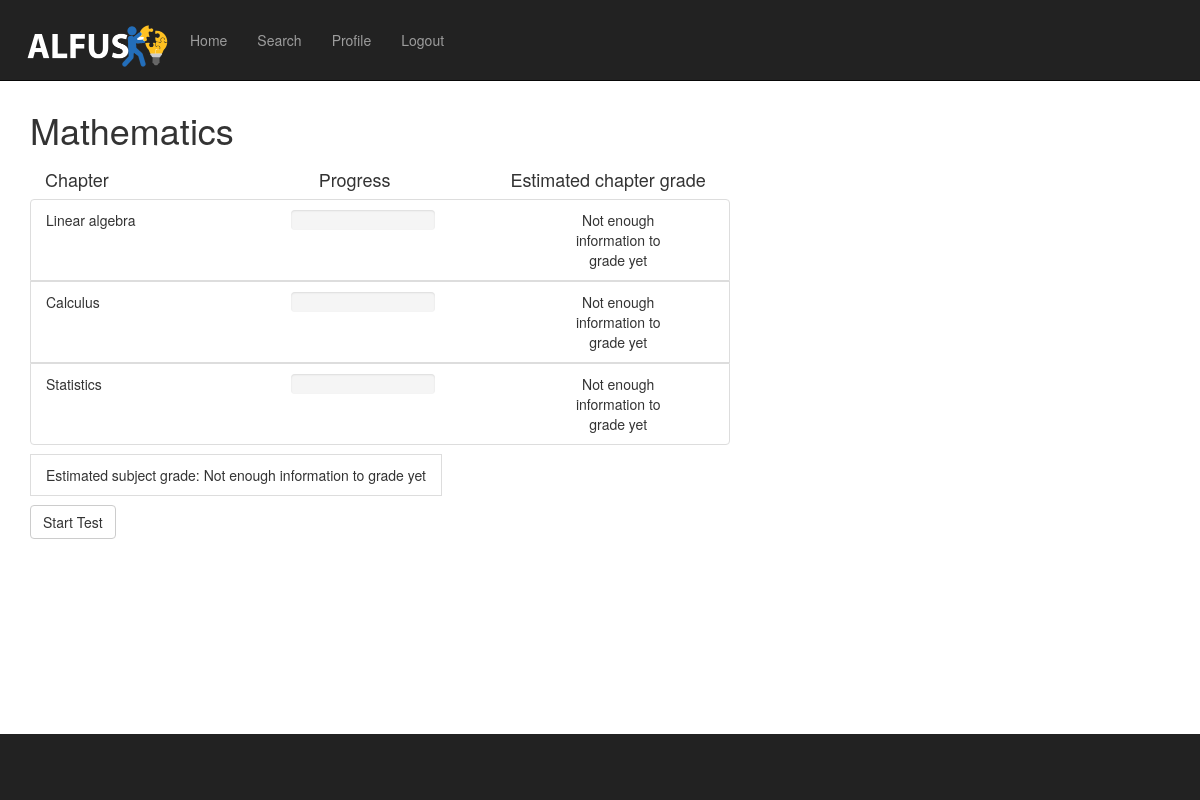
Screenshot of /questions/1/ (signed in) with the database file from the repository.
### questions/models.py (models this page shows)
class Subject(models.Model):
    name = models.CharField(max_length=200)
    def __str__(self):
        return self.name

class Chapter(models.Model):
    name = models.CharField(max_length=200)
    description = models.TextField(max_length=1000, blank=True, default='')
    part_of = models.ForeignKey(Subject)
    def __str__(self):
        return self.name

### questions/views.py (the view)
# urls.py: url(r'^(?P<subject_id>\d+)/$', views.index_questions, name='index_questions'),
@login_required(login_url="/login/")
def index_questions(request, subject_id):
    question_list = Question.objects.filter(chapter__part_of_id=subject_id)
    subject_name = Subject.objects.get(pk=subject_id)
    question_dict = defaultdict(list)
    for question in question_list:
        question_dict[question.chapter_id].append((question.id, question.difficulty))
    request.session['question_dict'] = question_dict
    next_question_id = get_next_question(request, subject_id)
    questions_chapter = {}
    questions_chapter_answered = {}
    questions_in_subject = {}
    questions_in_subject_answered = {}
    current_user = request.user
    questions_by_user = hasAnswered.objects.all().filter(submitted_by=current_user, wasCorrect=True)
    for i in Chapter.objects.all():
        questions_chapter_answered[i] = 0
        questions = Question.objects.filter(chapter=i)
        questions_chapter[i] = len(questions)
        for s in list(questions_by_user):
            if s.submitted_answer.chapter == i:
                questions_chapter_answered[i] += 1
        subject = Subject.objects.get(pk=subject_id)
        for chapter in questions_chapter.keys():
            if chapter.part_of == subject:
                questions_in_subject[chapter] = questions_chapter[chapter]
        for chapter in questions_chapter_answered.keys():
            if chapter.part_of == subject:
                questions_in_subject_answered[chapter] = questions_chapter_answered[chapter]
    chapter = []
    percent = []
    grades = []
    for q in questions_in_subject.keys():
        qSet = hasChapter.objects.filter(chapter=q, user=current_user)
        if qSet:
            grades.append(number_to_grade(qSet[0].skill_rating_chapter))
        temp = 1
        if questions_in_subject[q] != 0:
            temp = questions_in_subject[q]
        percent.append(round(float(questions_in_subject_answered[q])/float(temp)*100))
        chapter.append(q)
    zipped = zip(chapter, percent, grades)
    subject_grade = get_grade_subject(request)[subject_name]
    return render(request, 'questions/index_questions.html',
                {'next_question_id': next_question_id, 'subject_id': subject_id, 'subject_name': subject_name, "chapters": zipped, 'subject_grade': subject_grade})

### questions/views.py (called while the page is built)
def number_to_grade(number):
    if number == 0.5 or number == 0:
        return("Not enough information to grade yet")
    elif number >= 0.89:
        return("A")
    elif number >= 0.77:
        return("B")
    elif number >= 0.65:
        return("C")
    elif number >= 0.53:
        return("D")
    elif number >= 0.41:
        return("E")
    else:
        return("F")

def get_grade_subject(request):
    skillrating_chapters = hasChapter.objects.filter(user=request.user)
    subject_grade = {}
    for t in list(Subject.objects.all()):
        count = 0
        temp = 0
        for q in list(skillrating_chapters):
            if q.chapter.part_of == t:
                temp += q.skill_rating_chapter
                count += 1
        if count == 0:
            count = 1
        subject_grade[t] = number_to_grade(temp / count)
        print(subject_grade)
    return(subject_grade)

### questions/templates/questions/index_questions.html (shortened to what this page needs)
{% extends "questions/base.html" %}
{% block content %}
    <h1 style="top: 20px;position: relative;">{{ subject_name }} </h1>
    <div class="container">
        <div style="top: 20px;position: relative">
            <h4 class="chaptertextstyle"> Chapter </h4>
            <h4 class="progresstextstyle"> Progress </h4>
            <h4 class="gradetextstyle"> Estimated chapter grade </h4>
        </div>
    </div>
    <div style="top: 20px;position: relative">
        {% if chapters %}
            <ul class="list-group" style=" width: 560px;table-layout: fixed;">
                {% for chapter, percent, grade in chapters %}
                    <li class="list-group-item">
                        <div class="row">
                            <div class="col-xs-3">
                                {{ chapter }}
                            </div>
                            <div class="col-xs-3" style="left: 70px">
                               <div class="progress">
</div>
                            </div>
                            <div class="col-xs-2" style="left: 180px;text-align: center;">
                                {{ grade }}
                            </div>
                        </div>
                    </li>
                {% endfor %}
            </ul>
        {% else %}
            <p>No courses are available.</p>
        {% endif %}
    </div>
    <li class="list-group-item" div style="top: 20px;display: inline;word-break:break-all;">
                Estimated subject grade: {{ subject_grade }}
    </li>
    <div style="padding-top: 40px">
        <a href="{% url 'questions:detail' subject_id next_question_id %}" class="btn btn-default"
           role="button">Start Test</a>
    </div>
{% endblock %}

### questions/static/questions/css/stylesheet.css (style rules this page uses)
html, body { height: 100%; margin: 0; padding: 0; }
.container { min-height: 91%; }

### questions/static/questions/css/logo-nav.css (style rules this page uses)
body { padding-top: 70px; }
@media (min-width:768px) { body { padding-top: 100px; } }

### questions/templates/questions/base.html (style rules this page uses)
body { padding-top: 70px; }

### questions/templates/questions/index_questions.html (style rules this page uses)
.chaptertextstyle { float: left; position: relative; left: 0px }
.progresstextstyle { float: left; position: relative; left: 210px }
.gradetextstyle { float: left; position: relative; left: 330px }
.list-group-item { margin: 0; min-width: 700px; width: 100%; }

### rows the page displays
Subject: name "Mathematics"
Chapter: name "Linear algebra", grade "Not enough information to grade yet"
Chapter: name "Calculus", grade "Not enough information to grade yet"
Chapter: name "Statistics", grade "Not enough information to grade yet"

### other values shown
{{ subject_grade }} "Not enough information to grade yet"
